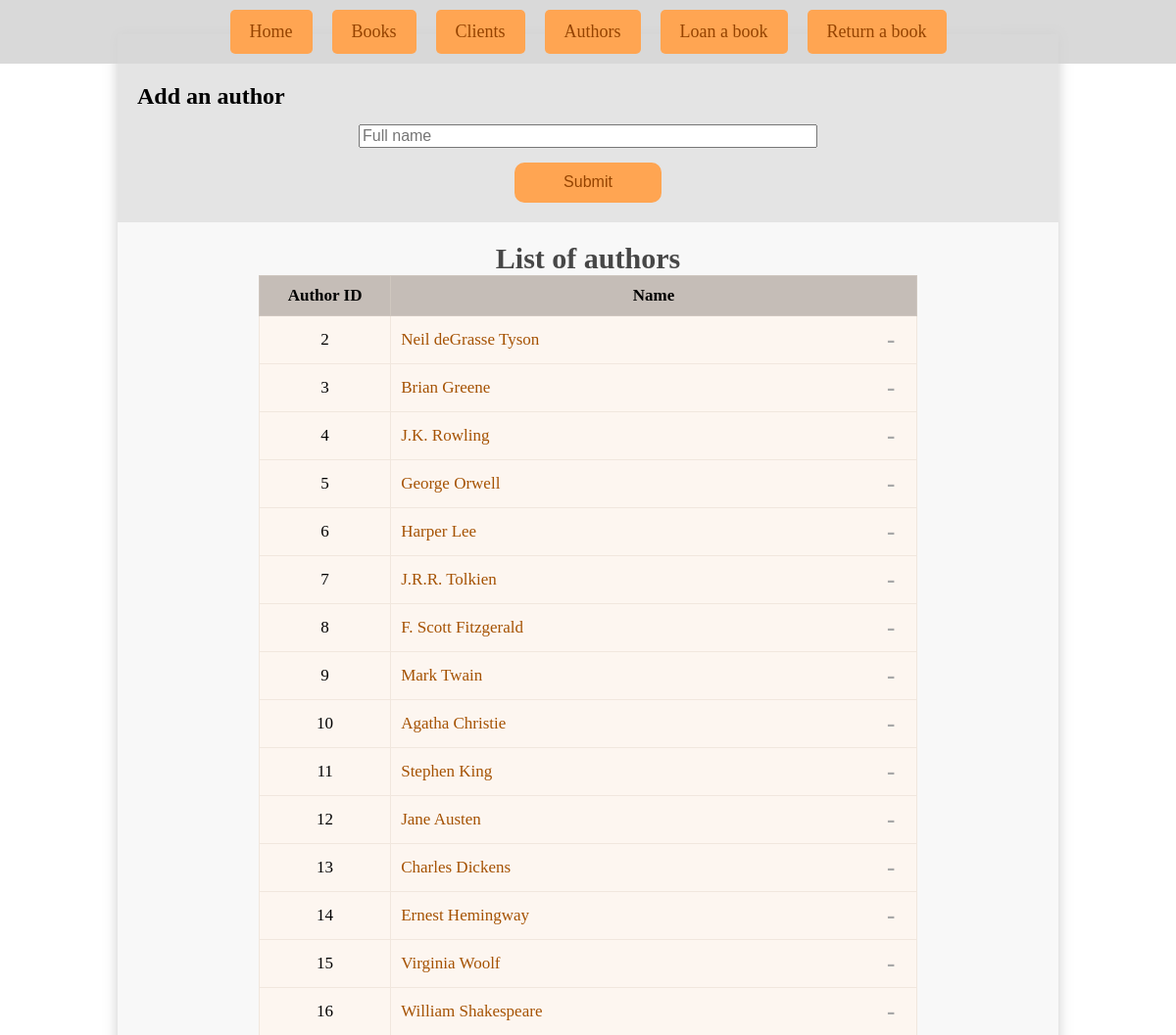
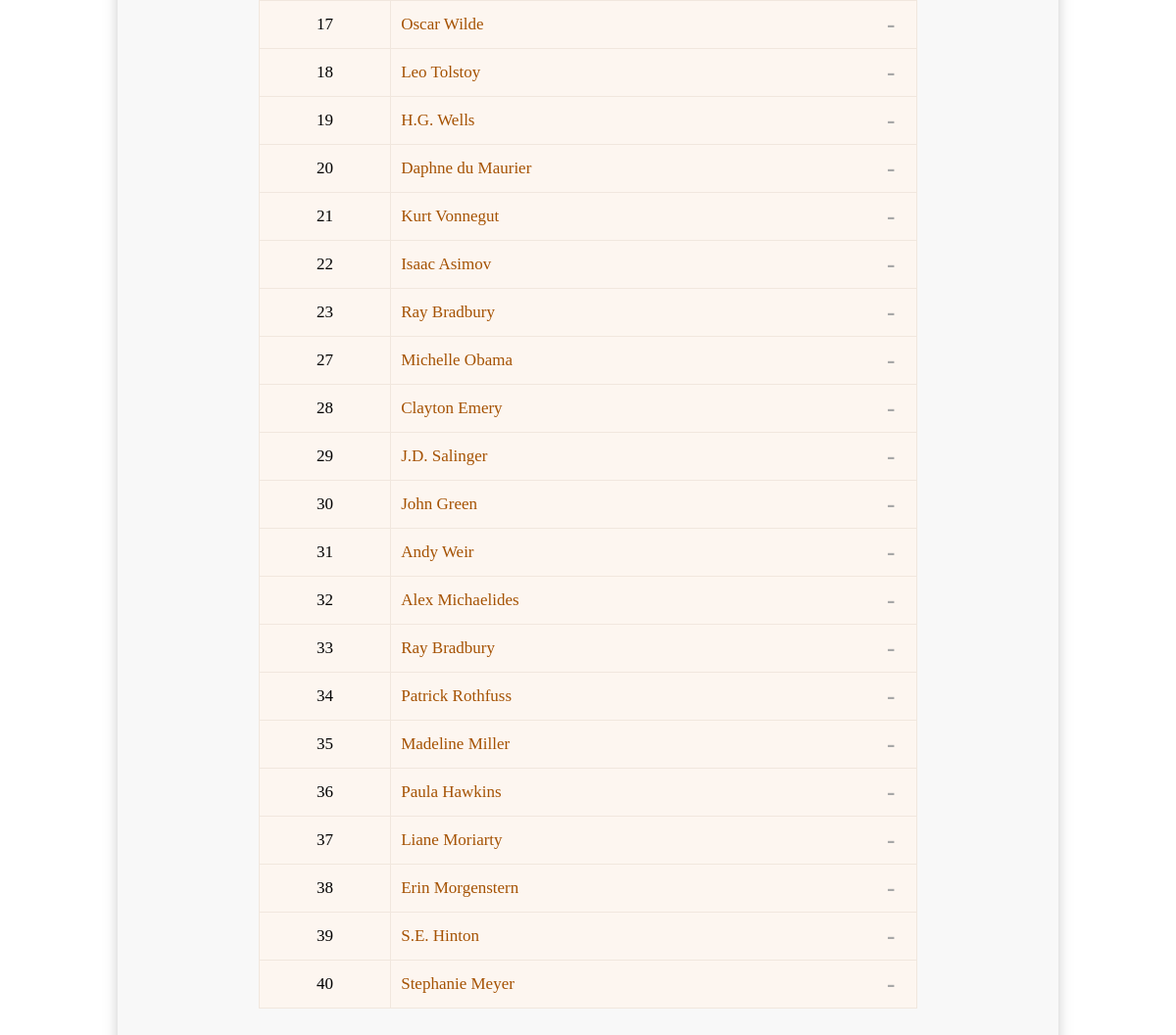
The page /author on the database its author committed (2 pictures, top to bottom).
### tables this page shows
CREATE TABLE author (
    id INTEGER PRIMARY KEY AUTOINCREMENT,
    name TEXT
);

### library_task.py (the view)
@app.route('/author', methods=['GET', 'POST'])
def author():
    cursor, connection = connect_to_db()
    cursor.execute("SELECT * FROM author;")
    connection.commit()
    authors = cursor.fetchall()
    connection.close()
    return render_template('authors.html', authors=authors)

### library_task.py (called while the page is built)
def connect_to_db():
    connection = sqlite3.connect('library.db')
    cursor = connection.cursor()
    return cursor, connection

### templates/authors.html (shortened to what this page needs)
{% extends "elements/base.html" %}
{% import 'elements/tables.html' as tables %}
{% import 'elements/forms.html' as forms %}
{% block content %}
    <div class="add_form_div_container">
        <h2 class="h2_header"> Add an author</h2>
        <div>
            {{ forms.add_author_form() }}
        </div>
    </div>
    <h1 class="h1_header">List of authors</h1>
    <div class="all_author_list_container">
        {{ tables.authors_list(authors) }}
    </div>
{% endblock %}

### templates/elements/tables.html (shortened to what this page needs)
{% macro authors_list(authors) %}
    <table class="data_table all_author_list">
        <thead>
            <tr>
                <th style="width: 20%">Author ID</th>
                <th colspan="2">Name</th>
            </tr>
        </thead>
        <tbody>
            {% for author in authors %}
                <tr>
                    <td style="text-align: center;">{{author[0]}}</td>
                    <td style="border-right: none"><a href="{{ url_for('author_details') }}?id={{ author[0] }}">{{ author[1] }}</a></td>
                    <td style="width: 20px;  border-left: none"><a class="icon-button add_button" href="{{ url_for('remove_author') }}?id={{ author[0] }}" style="text-align: center; font-size: 25px; font-weight: bolder"> - </a></td>
                </tr>
            {% endfor %}
        </tbody>
    </table>
{% endmacro %}

### static/main_style.css (style rules this page uses)
body { background-color: #ffffff; margin: auto; }
.h1_header { width:100%; color: #474747; text-align: center; display: flex; flex:1; font-size: 30px; justify-content: center; margin-bottom:0; }
.h2_header { margin: 0; padding-left: 10px; padding-top: 10px; padding-bottom: 5px; }
.data_table { border-collapse: collapse; font-size: 17px; width: auto; }
.data_table td { border: 1px solid #f1e7de; background-color: #fdf6f0; padding: 5px 10px; }
.data_table th { padding: 5px 10px; background-color: #c5bdb7; border: 1px solid #cfc7bf; }
.all_author_list_container { display: flex; justify-content: center; width: 100%; margin: auto; }
.all_author_list { width: 70%; }
.all_author_list th { text-align: center; text-wrap: nowrap; padding: 10px; }
.all_author_list td { padding: 10px; width: auto; }
.add_form_div_container { background-color: #e4e4e4; padding: 10px; }
.icon-button { background: none; border: none; padding: 0; margin: 0; font-size: 25px; color: #a8a8a8; cursor: pointer; justify-content: right; }
.add_button { width: 80%; text-align: right; }
a { text-decoration: none; color: #a55203; }

### rows shown on the page
author: id "2", name "Neil deGrasse Tyson"
author: id "3", name "Brian Greene"
author: id "4", name "J.K. Rowling"
author: id "5", name "George Orwell"
author: id "6", name "Harper Lee"
author: id "7", name "J.R.R. Tolkien"
author: id "8", name "F. Scott Fitzgerald"
author: id "9", name "Mark Twain"
author: id "10", name "Agatha Christie"
author: id "11", name "Stephen King"
author: id "12", name "Jane Austen"
author: id "13", name "Charles Dickens"
author: id "14", name "Ernest Hemingway"
author: id "15", name "Virginia Woolf"
author: id "16", name "William Shakespeare"
author: id "17", name "Oscar Wilde"
author: id "18", name "Leo Tolstoy"
author: id "19", name "H.G. Wells"
author: id "20", name "Daphne du Maurier"
author: id "21", name "Kurt Vonnegut"
author: id "22", name "Isaac Asimov"
author: id "23", name "Ray Bradbury"
author: id "27", name "Michelle Obama"
author: id "28", name "Clayton Emery"
author: id "29", name "J.D. Salinger"
author: id "30", name "John Green"
author: id "31", name "Andy Weir"
author: id "32", name "Alex Michaelides"
author: id "33", name "Ray Bradbury"
author: id "34", name "Patrick Rothfuss"
author: id "35", name "Madeline Miller"
author: id "36", name "Paula Hawkins"
author: id "37", name "Liane Moriarty"
author: id "38", name "Erin Morgenstern"
author: id "39", name "S.E. Hinton"
author: id "40", name "Stephanie Meyer"
